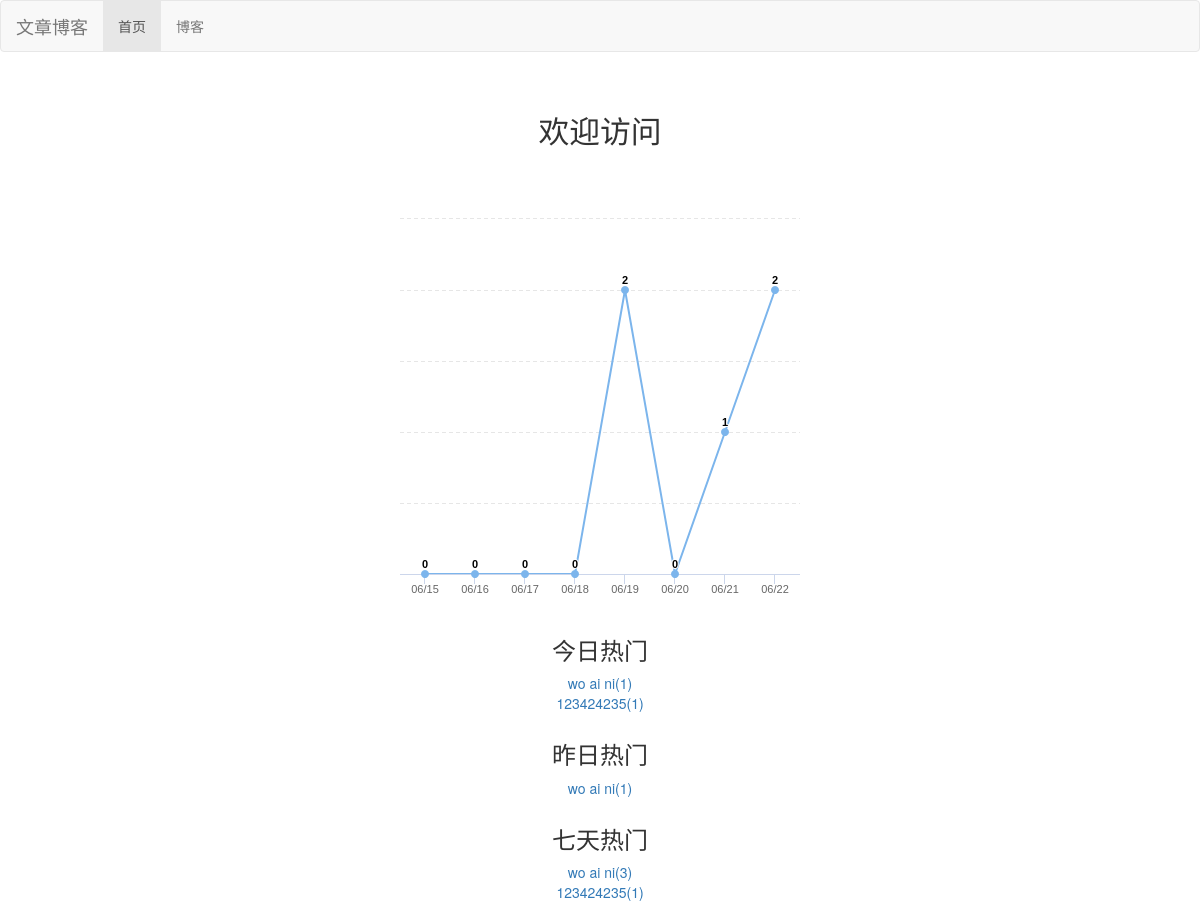
The page / on the database its author committed.
### read_statistics/models.py (models this page shows)
class Read_Detail(models.Model):
	date=models.DateField(default=timezone.now)
	read_num=models.IntegerField(default=0)
	content_type=models.ForeignKey(ContentType,on_delete=models.CASCADE)
	object_id=models.PositiveIntegerField()
	content_object=GenericForeignKey('content_type','object_id')

### blog/models.py (models this page shows)
class Blog(models.Model,Get_Read_Count_Method):
	title=models.CharField(max_length=50)
	blog_type=models.ForeignKey(BlogType,on_delete=models.CASCADE)
	content=RichTextUploadingField()
	read_details=GenericRelation(Read_Detail)
	author=models.ForeignKey(User,on_delete=models.CASCADE)
	created_time=models.DateTimeField(auto_now_add=True)
	last_updated_time=models.DateTimeField(auto_now_add=True)
	def __str__(self):
		return self.title

### website_blog/views.py (the view)
# urls.py: 2. Add a URL to urlpatterns:  path('', views.home, name='home')
def home(request):
	context={}
	blog_content_type=ContentType.objects.get_for_model(Blog)
	dates,read_nums=get_seven_days_read_data(blog_content_type)
	today_hot_data=get_today_hot_data(blog_content_type)
	yesterday_hot_data=get_yesterday_hot_data(blog_content_type)
	seven_days_hot_data=get_seven_days_hot_data(blog_content_type)
	hot_blogs_for_seven_days=cache.get('hot_blogs_for_seven_days')
	if hot_blogs_for_seven_days is None:
		hot_blogs_for_seven_days=get_seven_days_hot_blogs()
		cache.set('hot_blogs_for_seven_days',hot_blogs_for_seven_days,3600)
	context['yesterday_hot_data']=yesterday_hot_data
	context['read_nums']=read_nums
	context['dates']=dates
	context['today_hot_data']=today_hot_data
	context['seven_days_hot_data']=seven_days_hot_data
	context['hot_blogs_for_seven_days']=get_seven_days_hot_blogs()
	return render(request,'home.html',context)

### read_statistics/utils.py (called while the page is built)
def get_seven_days_read_data(content_type):
	today=timezone.now().date()
	read_num_list=[]
	dates_list=[]
	for _ in range(7,-1,-1):
		date=today-datetime.timedelta(days=_)
		dates_list.append(date.strftime('%m/%d'))
		read_details=Read_Detail.objects.filter(content_type=content_type,date=date)
		result=read_details.aggregate(read_num_sum=Count('read_num'))
		read_num_list.append(result['read_num_sum'])
	return dates_list,read_num_list

def get_today_hot_data(content_type):
	today=timezone.now().date()
	read_hot_list=[]
	read_details=Read_Detail.objects.filter(content_type=content_type,date=today).order_by('-read_num')[:2]
	return read_details

def get_yesterday_hot_data(content_type):
	yesterday=timezone.now().date()-datetime.timedelta(days=1)
	read_hot_list=[]
	read_details=Read_Detail.objects.filter(content_type=content_type,date=yesterday).order_by('-read_num')[:2]
	return read_details

def get_seven_days_hot_data(content_type):
	today=timezone.now().date()
	sevendate=timezone.now().date()-datetime.timedelta(days=7)
	read_details=Read_Detail.objects.filter(content_type=content_type,date__lte=today,date__gt=sevendate)\
							.annotate(read_num_sum=Sum('read_num'))\
							.order_by('-read_num_sum')[:2]
	return read_details

### website_blog/views.py (called while the page is built)
def get_seven_days_hot_blogs():
	today=timezone.now().date()
	date=today-datetime.timedelta(days=7)
	blogs=Blog.objects.filter(read_details__date__lte=today,read_details__date__gt=date)\
		   	  .values('id','title')\
		   	  .annotate(read_num_sum=Sum('read_details__read_num'))\
		   	  .order_by('-read_num_sum')

### templates/home.html (shortened to what this page needs)
{% extends 'base.html' %}
{% load staticfiles %}
{% block nav_home_active %}
active
{% endblock %}
{% block content %}
	<h3  class="welcome"> 欢迎访问</h3>
	 <div id="container" style="width: 600px;height:400px;"></div>
    <div class="hot_data">
        <h3>今日热门</h3>
    <ul>
    {% for hot_data in today_hot_data %}
        <a href="{% url 'blog:detail' hot_data.object_id %}">
            <li>{{ hot_data.content_object }}({{ hot_data.read_num }})</li>
        </a>
    {% empty %}
        <li>今日暂无热门</li>
    {% endfor %}
    </ul>
    </div>
    <div class="hot_data">
        <h3>昨日热门</h3>
    <ul>
    {% for hot_data in yesterday_hot_data %}
        <a href="{% url 'blog:detail' hot_data.object_id %}">
            <li>{{ hot_data.content_object }}({{ hot_data.read_num }})</li>
        </a>
    {% empty %}
        <li>昨日暂无热门</li>
    {% endfor %}
    </ul>
    </div>
    <div class="hot_data">
        <h3>七天热门</h3>
    <ul>
    {% for hot_data in seven_days_hot_data %}
        <a href="{% url 'blog:detail' hot_data.object_id %}">
            <li>{{ hot_data.content_object.title }}({{ hot_data.read_num }})</li>
        </a>
    {% empty %}
        <li>七日暂无热门</li>
    {% endfor %}
    </ul>
    </div>
{% endblock %}

### static/base.css (style rules this page uses)
* { margin: 0; padding:0; }
h3.welcome { font-size: 220%; text-align: center; margin-top: 2em; margin-bottom: 2em; }
div#container { margin: 0 auto; height: 16em; min-width: 20em; max-width: 30em; }
div.hot_data { text-align: center; margin-top: 2em; }

### rows shown on the page
Read_Detail: content_object "wo ai ni", read_num "1"
Read_Detail: content_object "123424235", read_num "1"
Read_Detail: content_object "wo ai ni", read_num "1"
Read_Detail: content_object "wo ai ni", read_num "3"
Read_Detail: content_object "123424235", read_num "1"
